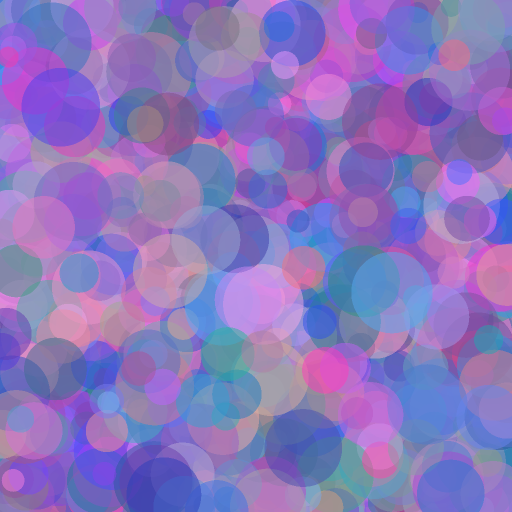
#> input picture ppm_diff/10k_1_0000.ppm, 1024 x 1024 px (shown at 1/2 size)
$ python main.py
#> lines starting #> are read from the running program, lines starting #| are printed output that depends on the picture; pictures that were not available may be replaced by others from this repository, and a replacement may not be noted

import imageio
filename = "10k_1_0000.ppm"
filename_ref = "10k_ref_1_0000.ppm"
img = imageio.imread(filename)
#> img is the input picture: shape (1024, 1024, 3); mean R, G, B 138.7, 117.4, 190.9
img_ref  = imageio.imread(filename_ref )
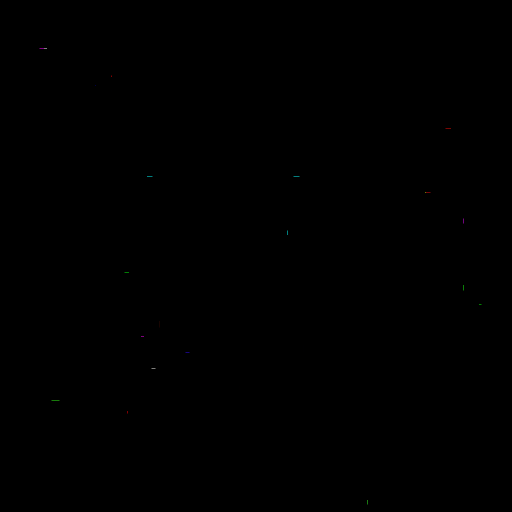
#> input picture ppm_diff/diff_2.ppm, 1024 x 1024 px, given in place of 10k_ref_1_0000.ppm, which was not available (shown at 1/2 size)
#> img_ref is the input picture: shape (1024, 1024, 3); mean R, G, B 0, 0, 0

# [5 lines of commented-out code are left out]
diff = abs(img_ref-img)
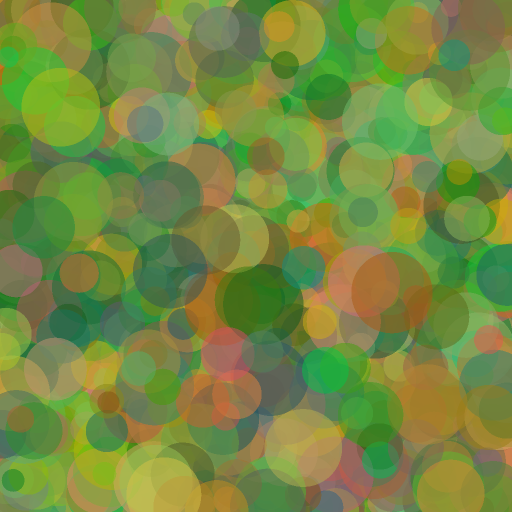
#> diff: shape (1024, 1024, 3) (shown at 1/2 size); mean R, G, B 117.3, 138.6, 65.1
imageio.imwrite("diff.ppm", diff)
imageio.imwrite("show.ppm", img+10*diff)
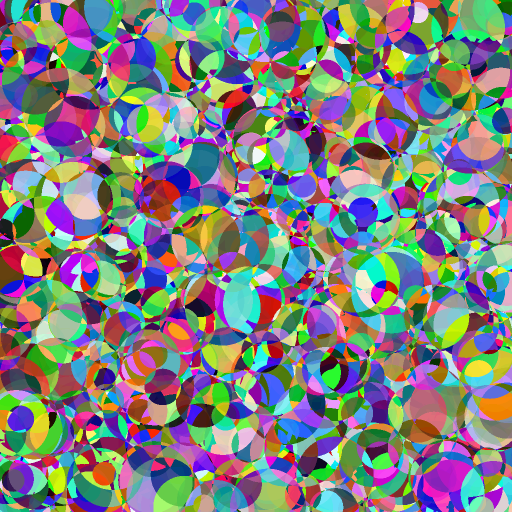
#> saved as show.ppm: shape (1024, 1024, 3) (shown at 1/2 size); mean R, G, B 125.4, 129, 126.8
